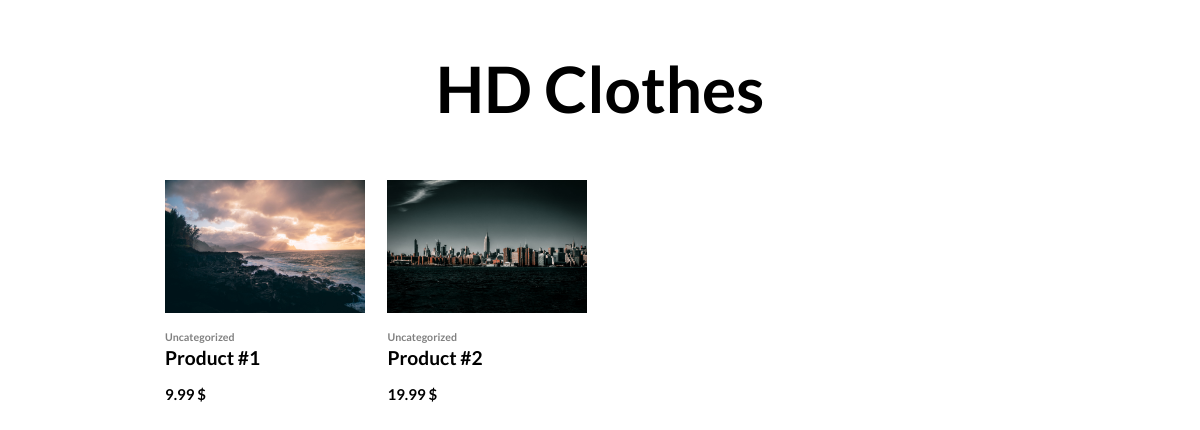
Before: / with the older database file.
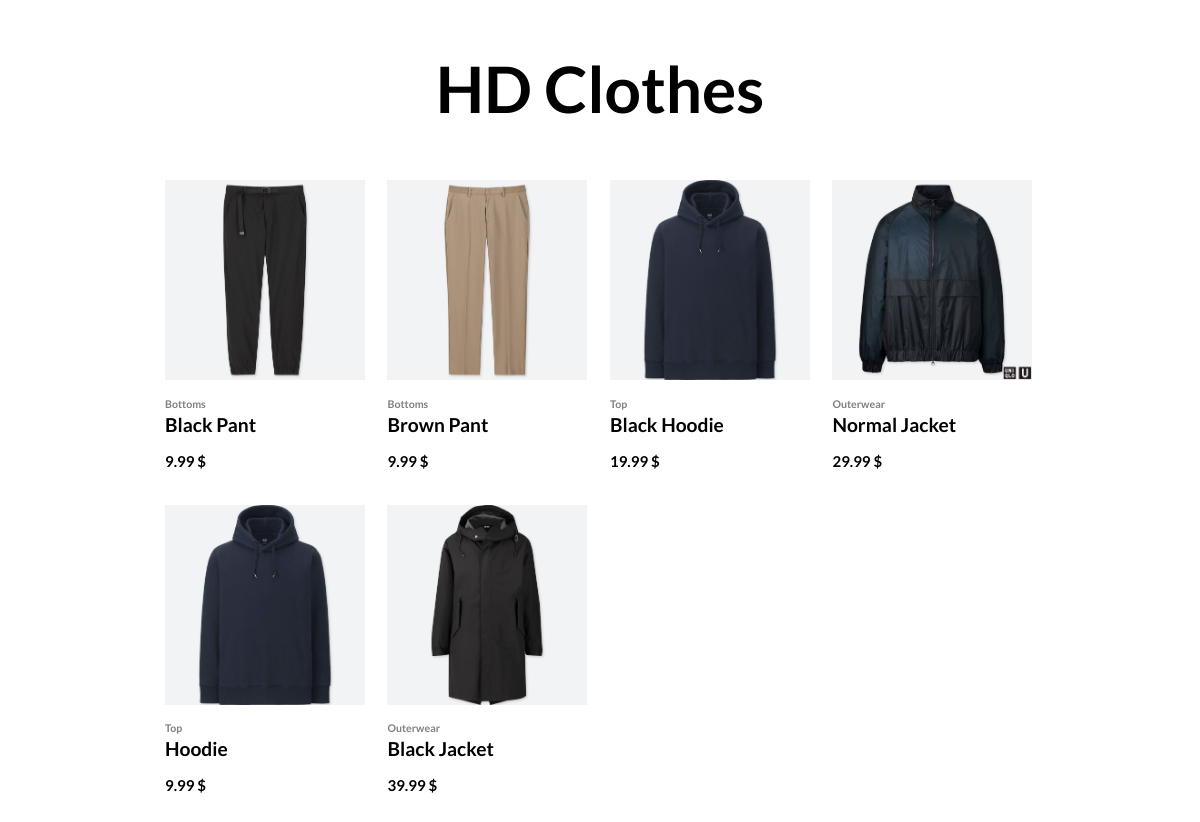
After: the same page with the newer database file.
### shop/models.py (models this page shows, shortened)
class Product(models.Model):
    name = models.CharField(max_length=50)
    description = models.TextField()
    price = models.DecimalField(max_digits=5,decimal_places=2)
    main_image = models.ImageField(upload_to="product_images/%Y/%m/%d")
    category = models.ForeignKey(Category,default=1,on_delete=models.CASCADE)

class Category(models.Model):
    name = models.CharField(max_length=50)
    def __str__(self):
        return self.name

### shop/views.py (the view)
# urls.py: path('', views.index),
def index(request):
    products = Product.objects.all()
    response = {
            'products' : products,
    }
    return render(request,'index.html',response)

### shop/templates/index.html (shortened to what this page needs)
<html>
    <head>
    </head>
    <body>
        <center><h1 id="page-title">HD Clothes</h1></center>
        <div id="showcase">
            {% load static %}
            {% for product in products %}
            <a href="view/{{product.id}}">
                <div class="post">
                <img src="{{ product.main_image.url }}"  />
                    <h5 class="post-category">{{ product.category }}</h5>
                    <h2 class="post-header">{{ product.name }}</h2>
                    <h3 class="post-price">{{ product.price }} $</h3>
                </div>
            </a>
            {% endfor %}
        </div>
    </body>
</html>

### shop/templates/index.html (style rules this page uses)
body { font-family: 'Lato', sans-serif; font-size : 0.8rem ; }
#page-title { margin-top : 50px ; font-size : 4rem ; }
#showcase { width : 670px ; margin: 0 auto ; }
a { text-decoration : none ; color : black ; }
.post { display: inline-block ; width : 200px ; margin : 10px ; transition:all 0.3s ease; }
.post img { width : 100% ; }
.post-category { color : grey ; margin-bottom : 0px ; }
.post-header { margin-top : 3px ; }
@media only screen and (min-width: 1200px) { #showcase { width : 890px ; } }

Changed rows visible on the page:
removed Product: main_image (picture), category "Uncategorized", name "Product #1", price "9.99"
removed Product: main_image (picture), category "Uncategorized", name "Product #2", price "19.99"
added Product: main_image (picture), category "Bottoms", name "Black Pant", price "9.99"
added Product: main_image (picture), category "Bottoms", name "Brown Pant", price "9.99"
added Product: main_image (picture), category "Top", name "Black Hoodie", price "19.99"
added Product: main_image (picture), category "Outerwear", name "Normal Jacket", price "29.99"
added Product: main_image (picture), category "Top", name "Hoodie", price "9.99"
added Product: main_image (picture), category "Outerwear", name "Black Jacket", price "39.99"
